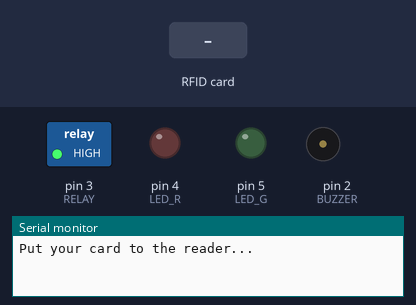
This sketch was run on a simulated Arduino Uno, built with avr-gcc and run on an emulated ATmega328P. On the bench: switched loads named in the sketch (green lamp = pin HIGH), output pins drawn as LEDs (lit = HIGH), buzzer (waves = sounding), the last lines printed to the serial monitor. The inputs (shaded band) are chosen by the test bench. Pins used as bus, display or sensor lines are not drawn.

Above: at 1.2 s.
1.3 s: RFID card 13 06 E7 18 held to the reader
At 2.1 s:
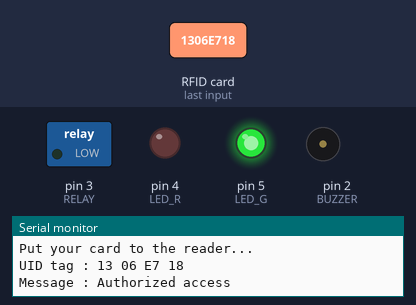
4.3 s: RFID card 5E 7A 19 C4 held to the reader
At 5.1 s:
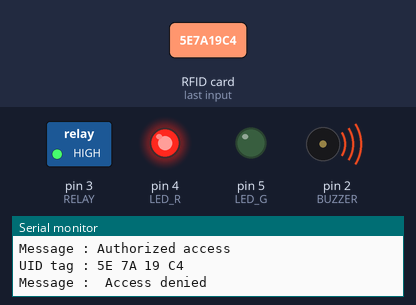
Timing chart, 0 to 7.3 s (numbered marks = the images above; inputs shaded):
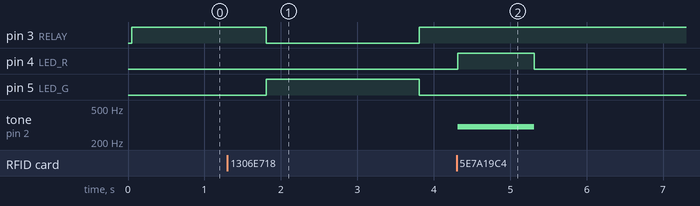

The sketch:

door_lock_system_code.ino
```cpp
#include <SPI.h>
#include <MFRC522.h>

#define SS_PIN 10
#define RST_PIN 9
#define LED_G 5 //define green LED pin
#define LED_R 4 //define red LED
#define RELAY 3 //relay pin
#define BUZZER 2 //buzzer pin
#define ACCESS_DELAY 2000
#define DENIED_DELAY 1000
MFRC522 mfrc522(SS_PIN, RST_PIN);   // Create MFRC522 instance.

void setup()
{
  Serial.begin(9600);   // Initiate a serial communication
  SPI.begin();          // Initiate  SPI bus
  mfrc522.PCD_Init();   // Initiate MFRC522
  pinMode(LED_G, OUTPUT);
  pinMode(LED_R, OUTPUT);
  pinMode(RELAY, OUTPUT);
  pinMode(BUZZER, OUTPUT);
  noTone(BUZZER);
  digitalWrite(RELAY, HIGH);
  Serial.println("Put your card to the reader...");
  Serial.println();

}
void loop()
{
  // Look for new cards
  if ( ! mfrc522.PICC_IsNewCardPresent())
  {
    return;
  }
  // Select one of the cards
  if ( ! mfrc522.PICC_ReadCardSerial())
  {
    return;
  }
  //Show UID on serial monitor
  Serial.print("UID tag :");
  String content= "";
  byte letter;
  for (byte i = 0; i < mfrc522.uid.size; i++)
  {
     Serial.print(mfrc522.uid.uidByte[i] < 0x10 ? " 0" : " ");
     Serial.print(mfrc522.uid.uidByte[i], HEX);
     content.concat(String(mfrc522.uid.uidByte[i] < 0x10 ? " 0" : " "));
     content.concat(String(mfrc522.uid.uidByte[i], HEX));
  }
  Serial.println();
  Serial.print("Message : ");
  content.toUpperCase();
  if (content.substring(1) == "13 06 E7 18") //change here the UID of the card/cards that you want to give access
  {
    Serial.println("Authorized access");
    Serial.println();
    delay(500);
    digitalWrite(RELAY, LOW);
    digitalWrite(LED_G, HIGH);
    delay(ACCESS_DELAY);
    digitalWrite(RELAY, HIGH);
    digitalWrite(LED_G, LOW);
  }

 else   {
    Serial.println(" Access denied");
    digitalWrite(LED_R, HIGH);
    tone(BUZZER, 300);
    delay(DENIED_DELAY);
    digitalWrite(LED_R, LOW);
    noTone(BUZZER);
  }
}
```

hello.cpp
```cpp

```

pir.cpp
```cpp
/*
 * Credits to all sources on Google and Youtube, acting as reference to this code below. This code is not
 * TechValer's own creation. TechValer has referred to different projects and websites to
 * find an easy code for beginners to get started with PIR sensor and Arduino.
 * TechValer does not claim this code to be its own. TechValer is greatly thankful for original
 * creaters of this code and also all others who acted as reference.
 */

/*
 *  About TechValer
 *
 *  What comes to mind when you think of tech...hmm, were sure youre thinking of iPhone,
 *  Alexa, Boston Dynamics robotic dog etc., at least thats what we would have thought of.
 *  Our point here is, when you look inside this tech...youll find weird boards with
 *  components attached to it. This stuff is electronics and we at Techvaler deeply appreciate
 *  this piece of tech. As the name suggests, we are Tech Enthusiasts who know the Worth and
 *  Potential of these amazing tech stuff! So, check out our website techvaler.com and
 *  Youtube Channel: Techcafe to find out more.
 */

/*
 * Thanks to Drona Automations Pvt.Ltd for Sponsoring this project!
 */

int Buzz= 8; // Define Bizzer pin
int LED= 13; // Define LED pin
int PIR= 3; // Define PIR pin
int val= 0; // Initializing the value as zero at the beginning

void setup() {

pinMode(Buzz, OUTPUT);
pinMode(LED, OUTPUT);
pinMode(PIR, INPUT);
Serial.begin(9600);
}

void loop() {

val = digitalRead(PIR); // The value read from PIR pin 3 will be assigned to 'val'
if(val == HIGH){
  digitalWrite(LED, HIGH); // Turn LED ON
  digitalWrite(Buzz, HIGH); // Turn Buzzer ON
  Serial.println("Movement Detected"); // Print this text in Serial Monitor
}
else
{
  digitalWrite(LED, LOW);
  digitalWrite(Buzz, LOW);
  Serial.println("Movement not Detected");
}
}
```

Measured:
- after the input at 1.3 s, pin 3 (RELAY): HIGH → LOW after 0.51 s, → HIGH 2.0 s later; pin 5 (LED_G): LOW → HIGH after 0.51 s, → LOW 2.0 s later
- after the input at 4.3 s, pin 4 (LED_R): LOW → HIGH at once, → LOW 1.0 s later; tone on pin 2 (BUZZER): silent → 300 Hz at once, → silent 1.0 s later
